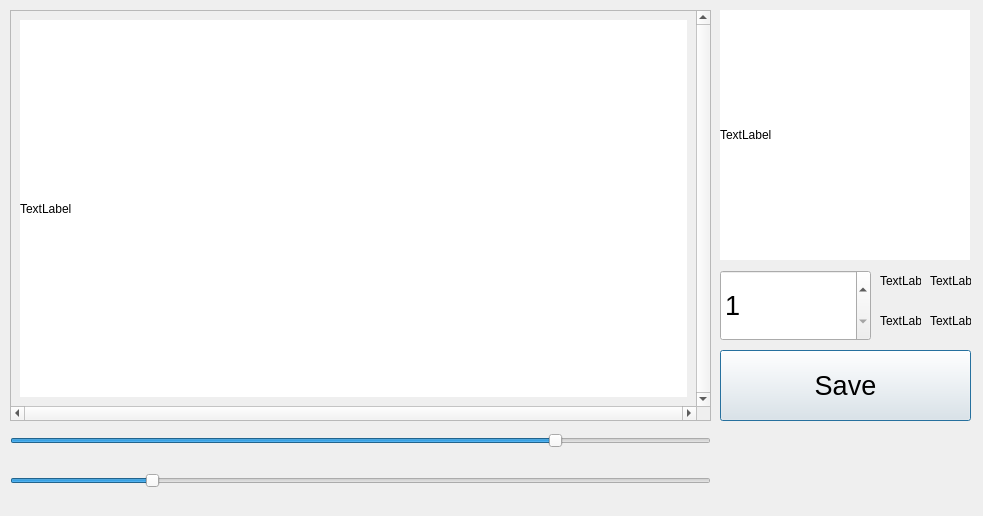
<?xml version="1.0" encoding="UTF-8"?>
<ui version="4.0">
 <class>Dialog</class>
 <widget class="QDialog" name="Dialog">
  <property name="geometry">
   <rect>
    <x>0</x>
    <y>0</y>
    <width>983</width>
    <height>516</height>
   </rect>
  </property>
  <property name="windowTitle">
   <string>Dialog</string>
  </property>
  <widget class="QLabel" name="labelScale">
   <property name="geometry">
    <rect>
     <x>720</x>
     <y>10</y>
     <width>250</width>
     <height>250</height>
    </rect>
   </property>
   <property name="styleSheet">
    <string notr="true">background-color: rgb(255, 255, 255);</string>
   </property>
   <property name="text">
    <string>TextLabel</string>
   </property>
  </widget>
  <widget class="QSpinBox" name="spinBox">
   <property name="geometry">
    <rect>
     <x>720</x>
     <y>270</y>
     <width>151</width>
     <height>71</height>
    </rect>
   </property>
   <property name="font">
    <font>
     <pointsize>20</pointsize>
    </font>
   </property>
   <property name="minimum">
    <number>1</number>
   </property>
   <property name="maximum">
    <number>4</number>
   </property>
  </widget>
  <widget class="QPushButton" name="saveButton">
   <property name="geometry">
    <rect>
     <x>720</x>
     <y>350</y>
     <width>251</width>
     <height>71</height>
    </rect>
   </property>
   <property name="font">
    <font>
     <pointsize>20</pointsize>
    </font>
   </property>
   <property name="text">
    <string>Save</string>
   </property>
  </widget>
  <widget class="QScrollArea" name="scrollArea">
   <property name="geometry">
    <rect>
     <x>10</x>
     <y>10</y>
     <width>701</width>
     <height>411</height>
    </rect>
   </property>
   <property name="contextMenuPolicy">
    <enum>Qt::DefaultContextMenu</enum>
   </property>
   <property name="verticalScrollBarPolicy">
    <enum>Qt::ScrollBarAlwaysOn</enum>
   </property>
   <property name="horizontalScrollBarPolicy">
    <enum>Qt::ScrollBarAlwaysOn</enum>
   </property>
   <property name="sizeAdjustPolicy">
    <enum>QAbstractScrollArea::AdjustIgnored</enum>
   </property>
   <property name="widgetResizable">
    <bool>true</bool>
   </property>
   <widget class="QWidget" name="scrollAreaWidgetContents">
    <property name="geometry">
     <rect>
      <x>0</x>
      <y>0</y>
      <width>682</width>
      <height>392</height>
     </rect>
    </property>
    <layout class="QHBoxLayout" name="horizontalLayout">
     <item>
      <widget class="QLabel" name="labelall">
       <property name="contextMenuPolicy">
        <enum>Qt::NoContextMenu</enum>
       </property>
       <property name="styleSheet">
        <string notr="true">background-color: rgb(255, 255, 255);</string>
       </property>
       <property name="text">
        <string>TextLabel</string>
       </property>
      </widget>
     </item>
    </layout>
   </widget>
  </widget>
  <widget class="QLabel" name="label1">
   <property name="geometry">
    <rect>
     <x>880</x>
     <y>270</y>
     <width>41</width>
     <height>21</height>
    </rect>
   </property>
   <property name="text">
    <string>TextLabel</string>
   </property>
  </widget>
  <widget class="QLabel" name="label2">
   <property name="geometry">
    <rect>
     <x>930</x>
     <y>270</y>
     <width>41</width>
     <height>21</height>
    </rect>
   </property>
   <property name="text">
    <string>TextLabel</string>
   </property>
  </widget>
  <widget class="QLabel" name="label3">
   <property name="geometry">
    <rect>
     <x>880</x>
     <y>310</y>
     <width>41</width>
     <height>21</height>
    </rect>
   </property>
   <property name="text">
    <string>TextLabel</string>
   </property>
  </widget>
  <widget class="QLabel" name="label4">
   <property name="geometry">
    <rect>
     <x>930</x>
     <y>310</y>
     <width>41</width>
     <height>21</height>
    </rect>
   </property>
   <property name="text">
    <string>TextLabel</string>
   </property>
  </widget>
  <widget class="QSlider" name="UpperSlider">
   <property name="geometry">
    <rect>
     <x>10</x>
     <y>430</y>
     <width>701</width>
     <height>22</height>
    </rect>
   </property>
   <property name="maximum">
    <number>255</number>
   </property>
   <property name="value">
    <number>200</number>
   </property>
   <property name="orientation">
    <enum>Qt::Horizontal</enum>
   </property>
  </widget>
  <widget class="QSlider" name="LowerSlider">
   <property name="geometry">
    <rect>
     <x>10</x>
     <y>470</y>
     <width>701</width>
     <height>22</height>
    </rect>
   </property>
   <property name="maximum">
    <number>255</number>
   </property>
   <property name="value">
    <number>50</number>
   </property>
   <property name="orientation">
    <enum>Qt::Horizontal</enum>
   </property>
  </widget>
 </widget>
 <resources/>
 <connections/>
</ui>
